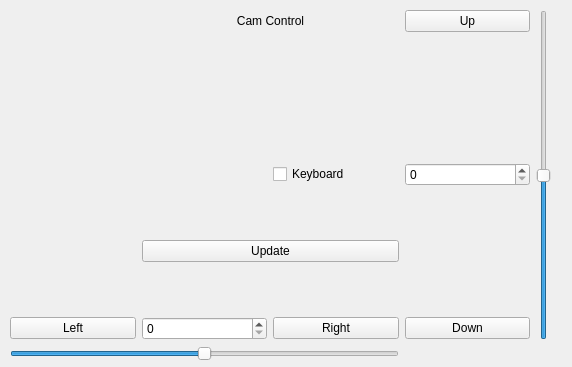
<?xml version="1.0" encoding="UTF-8"?>
<ui version="4.0">
 <class>Form</class>
 <widget class="QWidget" name="Form">
  <property name="geometry">
   <rect>
    <x>0</x>
    <y>0</y>
    <width>572</width>
    <height>367</height>
   </rect>
  </property>
  <property name="windowTitle">
   <string>Form</string>
  </property>
  <widget class="QWidget" name="gridLayoutWidget">
   <property name="geometry">
    <rect>
     <x>10</x>
     <y>10</y>
     <width>541</width>
     <height>351</height>
    </rect>
   </property>
   <layout class="QGridLayout" name="gridLayout">
    <item row="6" column="4">
     <spacer name="verticalSpacer_3">
      <property name="orientation">
       <enum>Qt::Vertical</enum>
      </property>
      <property name="sizeHint" stdset="0">
       <size>
        <width>20</width>
        <height>40</height>
       </size>
      </property>
     </spacer>
    </item>
    <item row="9" column="4">
     <widget class="QPushButton" name="camDownBtn">
      <property name="maximumSize">
       <size>
        <width>150</width>
        <height>16777215</height>
       </size>
      </property>
      <property name="text">
       <string>Down</string>
      </property>
     </widget>
    </item>
    <item row="8" column="4">
     <spacer name="verticalSpacer_2">
      <property name="orientation">
       <enum>Qt::Vertical</enum>
      </property>
      <property name="sizeHint" stdset="0">
       <size>
        <width>20</width>
        <height>40</height>
       </size>
      </property>
     </spacer>
    </item>
    <item row="5" column="1" rowspan="4">
     <spacer name="verticalSpacer">
      <property name="orientation">
       <enum>Qt::Vertical</enum>
      </property>
      <property name="sizeHint" stdset="0">
       <size>
        <width>20</width>
        <height>40</height>
       </size>
      </property>
     </spacer>
    </item>
    <item row="9" column="1">
     <widget class="QPushButton" name="camLeftBtn">
      <property name="maximumSize">
       <size>
        <width>150</width>
        <height>16777215</height>
       </size>
      </property>
      <property name="text">
       <string>Left</string>
      </property>
     </widget>
    </item>
    <item row="9" column="3">
     <widget class="QPushButton" name="camRightBtn">
      <property name="text">
       <string>Right</string>
      </property>
     </widget>
    </item>
    <item row="5" column="4">
     <widget class="QPushButton" name="camUpBtn">
      <property name="maximumSize">
       <size>
        <width>150</width>
        <height>16777215</height>
       </size>
      </property>
      <property name="text">
       <string>Up</string>
      </property>
     </widget>
    </item>
    <item row="11" column="1" colspan="3">
     <widget class="QSlider" name="camHorizontalSlider">
      <property name="minimum">
       <number>-180</number>
      </property>
      <property name="maximum">
       <number>180</number>
      </property>
      <property name="orientation">
       <enum>Qt::Horizontal</enum>
      </property>
     </widget>
    </item>
    <item row="5" column="5" rowspan="5">
     <widget class="QSlider" name="camVerticalSlider">
      <property name="minimum">
       <number>-90</number>
      </property>
      <property name="maximum">
       <number>90</number>
      </property>
      <property name="orientation">
       <enum>Qt::Vertical</enum>
      </property>
     </widget>
    </item>
    <item row="5" column="2" colspan="2">
     <widget class="QLabel" name="label">
      <property name="text">
       <string>Cam Control</string>
      </property>
      <property name="textFormat">
       <enum>Qt::RichText</enum>
      </property>
      <property name="alignment">
       <set>Qt::AlignCenter</set>
      </property>
     </widget>
    </item>
    <item row="7" column="3">
     <widget class="QCheckBox" name="keyboardCheckBox">
      <property name="layoutDirection">
       <enum>Qt::LeftToRight</enum>
      </property>
      <property name="text">
       <string>Keyboard</string>
      </property>
     </widget>
    </item>
    <item row="8" column="2" colspan="2">
     <widget class="QPushButton" name="updateBtn">
      <property name="text">
       <string>Update</string>
      </property>
     </widget>
    </item>
    <item row="7" column="4">
     <widget class="QSpinBox" name="camVerticalField"/>
    </item>
    <item row="9" column="2">
     <widget class="QSpinBox" name="camHorizontalField"/>
    </item>
   </layout>
  </widget>
 </widget>
 <resources/>
 <connections/>
</ui>
